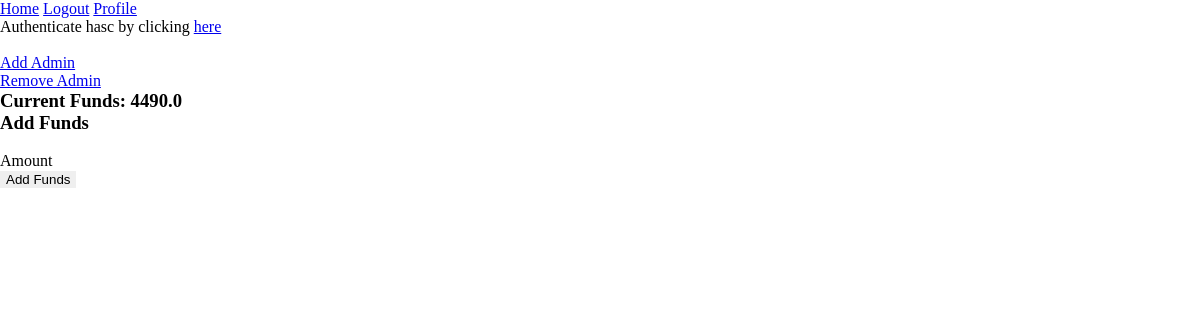
The app's page /donor/profile/1 (signed in), older data.
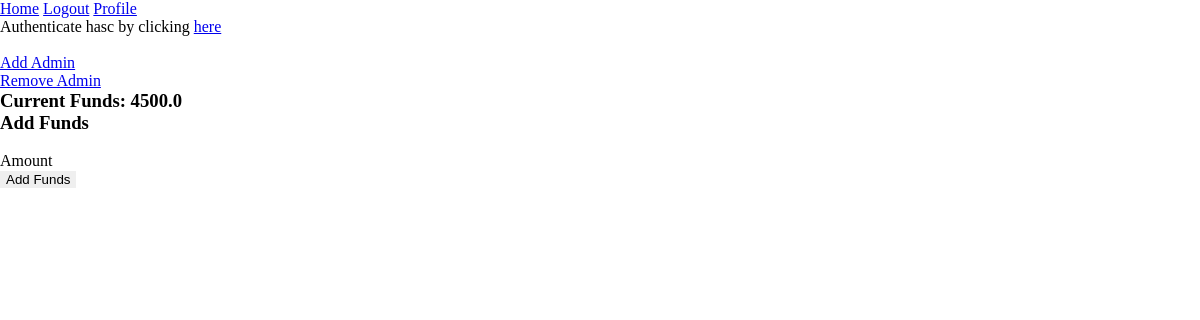
The same page, newer data.
### app/models.py (models this page shows)
class Charity(db.Model, UserMixin):
    id               = Column(Integer, primary_key=True, autoincrement=False, unique=True)
    charity_name     = Column(String(64), nullable=False)
    address          = Column(String(64), nullable=False)
    zip_code         = Column(String(64), nullable=False)
    phone            = Column(String(64), nullable=False)
    website          = Column(String(64))
    email            = Column(String(64), nullable=False, unique=True)
    password         = Column(String(64), nullable=False)
    contact_name     = Column(String(64))
    contact_cell     = Column(String(64), unique=True)
    contact_position = Column(String(64))
    bank             = Column(String(64), nullable=False)
    account_number   = Column(String(64), nullable=False)
    balance          = Column(Float, default=0)
    authenticated    = Column(Boolean, default=False)
    receipts         = db.relationship('Receipt', backref='charity', lazy='dynamic')
    pledges         = db.relationship('Pledge', backref='charity', lazy='dynamic')
    donations       = db.relationship('Donation', backref='charity', lazy='dynamic')

class Donor(db.Model, UserMixin):
    id              = Column(Integer, primary_key=True)
    first_name      = Column(String(64), nullable=False)
    last_name       = Column(String(64), nullable=False)
    address         = Column(String(64), nullable=False)
    zip_code        = Column(String(20), nullable=False)
    phone_home      = Column(String(64))
    phone_cell      = Column(String(64), nullable=False, unique=True)
    email           = Column(String(64), nullable=False, unique=True)
    password        = Column(String(64), nullable=False)
    bank            = Column(String(64))
    account_number  = Column(String(64))
    name_on_account = Column(String(64))
    current_balance = Column(Float, default=0)
    auto_replenish  = Column(Boolean, default=False)
    daily_pledges   = Column(Float, default=0)
    admin           = Column(Boolean, default=False)
    receipts        = db.relationship('Receipt', backref='donor', lazy='dynamic')
    pledges         = db.relationship('Pledge', backref='donor', lazy='dynamic')
    donations       = db.relationship('Donation', backref='donor', lazy='dynamic')

### app/donor/routes.py (the view)
@donor.route('/profile/<donor_id>', methods=('GET', 'POST'))
@login_required
def profile_page(donor_id):
    is_donor = isinstance(current_user, Donor)
    if not int(current_user.id) == int(donor_id):
        return redirect(url_for('main.home'))
    donor = Donor.query.filter_by(id=donor_id).first()
    charities_to_be_confirmed = Charity.query.filter_by(authenticated=False)
    add_funds_form = AddFunds()
    if add_funds_form.validate_on_submit():
        donor.current_balance += float(add_funds_form.amount.data)
        db.session.commit()
        flash('Funds added!')
        return redirect(url_for('donor.profile_page', donor_id=current_user.id))
    return render_template('profile.html',
                           donor=donor,
                           charities_to_be_confirmed=charities_to_be_confirmed,
                           add_funds_form=add_funds_form,
                           is_donor=is_donor)

### app/donor/forms.py
class AddFunds(FlaskForm):
    amount = FloatField('Amount', validators=[DataRequired(), NumberRange(min=0)])
    submit = SubmitField('Add Funds')

### app/__init__.py (called while the page is built)
def create_app():
    app = Flask(__name__)
    app.config.from_object(Config)
    db.init_app(app)
    migrate.init_app(app,db)
    login_manager.init_app(app)
    mail.init_app(app)
    scheduler.init_app(app)
    scheduler.start()
    from app.models import Donor, Charity
    @login_manager.user_loader
    def load_user(user_id):
        donor = Donor.query.get(user_id)
        charity = Charity.query.get(user_id)
        if donor:
            return donor
        elif charity:
            return charity
        else:
            return None
    login_manager.login_view = 'main.login'
    from app.donor import donor
    from app.organization import organization
    from app.main import main
    app.register_blueprint(main)
    app.register_blueprint(donor)
    app.register_blueprint(organization)
    return app

### app/donor/templates/profile.html (shortened to what this page needs)
{% extends 'partials/base.html' %}
{% block content %}
    {% if current_user.admin == True %}
        {% for charity in charities_to_be_confirmed %}
            <p>Authenticate {{ charity.charity_name }} by clicking <a href="{{ url_for('organization.authenticate', charity_id=charity.id) }}">here</a></p>
        {% endfor %}
    {% endif %}
    <br/>
    {% if current_user.id == 1 %}
        <a href="{{ url_for('donor.add_admin') }}">Add Admin</a><br/>
        <a href="{{ url_for('donor.remove_admin') }}">Remove Admin</a><br/>
    {% endif %}
    <h3>Current Funds: {{ current_user.current_balance }}</h3>
    {% if is_donor %}
        <h3>Add Funds</h3><br/>
        <form method="post" enctype="multipart/form-data">
            {{ add_funds_form.amount.label }}
            {{ add_funds_form.amount() }}<br/>
            {{ add_funds_form.submit() }}
        </form>
    {% endif %}
{% endblock content %}

### app/main/templates/partials/base.html (shortened to what this page needs)
<!DOCTYPE html>
<html lang="en">
<head>
    <link rel="stylesheet" href="{{ url_for('static', filename='main.css') }}">
</head>
<body>
    <a href="{{ url_for('main.home') }}">Home</a>
    {% if current_user.is_authenticated %}
        <a href="{{ url_for('main.logout') }}">Logout</a>
        <a href="{{ url_for('donor.profile_page', donor_id=current_user.id) }}">Profile</a>
    {% else %}
        <a href="{{ url_for('main.login') }}">Login</a>
        <a href="{{ url_for('main.signup') }}">Sign Up</a>
    {% endif %}
    {% block content %}{% endblock content %}
</body>
</html>

### app/static/main.css (style rules this page uses)
* { border:0; margin:0; }

Row changes from the older to the newer data that the page shows:
changed Donor: current_balance "4490.0" → "4500.0"
